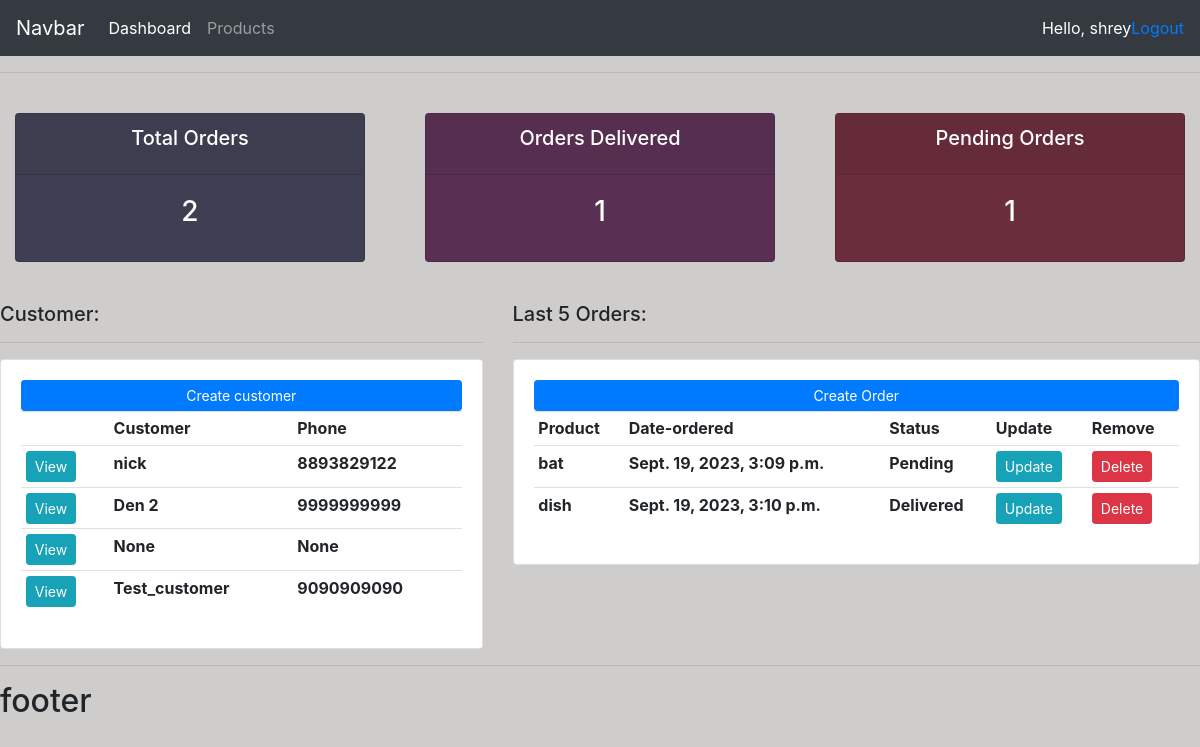
The app's page / (signed in) with its own data.
### shop/models.py (models this page shows, shortened)
class Customer(models.Model):
    user=models.OneToOneField(User, null=True,on_delete=models.CASCADE)
    name=models.CharField(max_length=30, null=True)
    phone=models.CharField(max_length=30, null=True)
    email=models.CharField(max_length=30, null=True)
    profile_pic=models.ImageField(null=True, blank=True)
    date_created=models.DateField(auto_now_add=True)

class Order(models.Model):
    STATUS=(
        ('Pending', 'Pending'),
        ('Out for delivery', 'Out for delivery'),
        ('Delivered', 'Delivered'),
    )
    customer= models.ForeignKey(Customer,null=True,on_delete=models.SET_NULL)
    product=models.ForeignKey(Product,null=True,on_delete=models.SET_NULL)
    date_created=models.DateTimeField(auto_now_add=True,null=True)
    status=models.CharField(max_length=30,null=True,choices=STATUS)

class Product(models.Model):
    CATEGORY=(
        ('Indoor', 'Indoor'),
        ('Outdoor', 'Outdoor'),
    )
    name=models.CharField(max_length=30, null=True)
    price=models.FloatField(null=True)
    category=models.CharField(max_length=30, null=True,choices=CATEGORY)
    description=models.CharField(max_length=30, null=True)
    date_created=models.DateTimeField(auto_now_add=True, null=True)
    tags=models.ManyToManyField(Tag)
    def __str__(self):
        return self.name

### shop/decorators.py (the view)
    def wrapper_func(request,*args,**kwargs):
        group=None
        if request.user.groups.exists():
            group= request.user.groups.all()[0].name
        if group == 'customer':
            return redirect('user')
        if group == 'admin':
            return view_func(request,*args,**kwargs)

### shop/views.py (called while the page is built)
@login_required(login_url='login')
@admin_only
def home(request):
    orders=Order.objects.all()
    customer=Customer.objects.all()
    total_order=orders.count()
    orders_delivered=orders.filter(status="Delivered").count()
    orders_pending=orders.filter(status='Pending').count()
    context={'orders':orders,'customer':customer,'total_order':total_order,'orders_delivered':orders_delivered,'orders_pending':orders_pending}
    return render(request,'shop/dashboard.html',context)

### shop/templates/shop/dashboard.html
{% extends 'shop/main.html' %}
{% block content %}
{% include 'shop/status.html' %}
<br>
<div class="row">
    <div class="col-md-5">
        <h5>Customer: </h5>
        <hr>
        <div class="card card-body">
            <a class="btn btn-primary btn-sm btn-block" href="">Create customer</a>
            <table class="table table-sm">
                <tr>
                    <th></th>
                    <th>Customer</th>
                    <th>Phone</th>
                </tr>
                {% for i in customer %}
                    <tr>
                        <th><a class="btn btn-sm btn-info" href="{% url 'customer' i.id %}">View</a></th>
                        <th>{{i.name}}</th>
                        <th>{{i.phone}}</th>
                    </tr>
                {% endfor %}
            </table>
        </div>
    </div>
    <div class="col-md-7">
        <h5>Last 5 Orders: </h5>
        <hr>
        <div class="card card-body">
            <a class="btn btn-primary btn-sm btn-block" href="{% url 'order_form' %}">Create Order</a>
            <table class="table table-sm">
                <tr>
                    <th>Product</th>
                    <th>Date-ordered</th>
                    <th>Status</th>
                    <th>Update</th>
                    <th>Remove</th>
                </tr>
                {% for i in orders %}
                    <tr>
                        <th>{{i.product}}</th>
                        <th>{{i.date_created}}</th>
                        <th>{{i.status}}</th>
                        <th><a class="btn btn-sm btn-info" href="{% url 'update_order' i.id %}">Update</a></th>
                        <th><a class="btn btn-sm btn-danger" href="{% url 'delete_order' i.id %}">Delete</a></th>
                    </tr>
                {% endfor %}
            </table>
        </div>
    </div>
</div>
{% endblock %}

### shop/templates/shop/main.html (shortened to what this page needs)
<!doctype html>
<html lang="en">
<head>
    <link rel="stylesheet" href="https://cdn.jsdelivr.net/npm/bootstrap@4.0.0/dist/css/bootstrap.min.css"
>
</head>
<body>
    {% include 'shop/navbar.html' %}
    <hr>
    {% block content %}
    {% endblock %}
    <hr>
    <h2>footer</h2>
</body>
</html>

### shop/templates/shop/navbar.html (shortened to what this page needs)
<nav class="navbar navbar-expand-lg navbar-dark bg-dark">
    <a class="navbar-brand" href="#">Navbar</a>
    <div class="collapse navbar-collapse" id="navbarNav">
      <ul class="navbar-nav">
        {% if request.user.is_staff %}
        <li class="nav-item active">
          <a class="nav-link" href="{% url 'home' %}">Dashboard</a>
        </li>
        <li class="nav-item">
          <a class="nav-link" href="{% url 'products' %}">Products</a>
        </li>
        {% else %}
        <li class="nav-item">
          <a class="nav-link" href="{% url 'account' %}">Settings</a>
        </li>
        {% endif %}
      </ul>
    </div>
    <span class="hello-msg">Hello, {{request.user}}</span>
    <span class="hello-msg"><a href="{% url 'logout' %}">Logout</a></span>
  </nav>

### shop/templates/shop/status.html
<br>
<div class="row">
    <div class="col">
        <div class="col-md">
            <div class="card text-center text-white mb-3" id="total-orders">
                <div class="card-header">
                    <h5 class="card-title"> Total Orders</h5>
                </div>
                <div class="card-body">
                    <h3 class="card-title">
                        {{total_order}}
                    </h3>
                </div>
            </div>
        </div>
    </div>
    <div class="col">
        <div class="col-md">
            <div class="card text-center text-white mb-3" id="orders-delivered">
                <div class="card-header">
                    <h5 class="card-title"> Orders Delivered</h5>
                </div>
                <div class="card-body">
                    <h3 class="card-title">
                        {{orders_delivered}}
                    </h3>
                </div>
            </div>
        </div>
    </div>
    <div class="col">
        <div class="col-md">
            <div class="card text-center text-white mb-3" id="orders-pending">
                <div class="card-header">
                    <h5 class="card-title"> Pending Orders</h5>
                </div>
                <div class="card-body">
                    <h3 class="card-title">
                        {{orders_pending}}
                    </h3>
                </div>
            </div>
        </div>
    </div>
</div>

### shop/templates/shop/main.html (style rules this page uses)
body { background-color: rgb(207, 205, 203); }
#total-orders { background-color: rgb(63, 63, 83); }
#orders-delivered { background-color: rgb(89, 48, 83); }
#orders-pending { background-color: rgb(105, 45, 59); }

### shop/templates/shop/navbar.html (style rules this page uses)
.hello-msg { color: white; }

### records on screen
Customer: name "nick", phone "8893829122"
Customer: name "Den 2", phone "9999999999"
Customer: name "None", phone "None"
Customer: name "Test_customer", phone "9090909090"
Order: product "bat", date_created "Sept. 19, 2023, 3:09 p.m.", status "Pending"
Order: product "dish", date_created "Sept. 19, 2023, 3:10 p.m.", status "Delivered"

### other values on screen
{{ request.user }} "shrey"
{{ total_order }} "2"
{{ orders_delivered }} "1"
{{ orders_pending }} "1"
